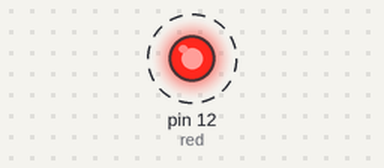
A sketch run on a simulated Arduino Uno, built with avr-gcc and run on an emulated ATmega328P. Parts: output pins drawn as LEDs (lit = HIGH). Dashed ring = blinking.

Above: at 0.05 s.
Timing chart, 0 to 3.0 s (numbered marks = the images above):
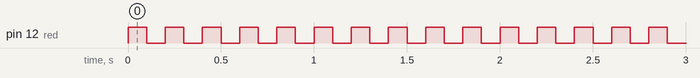

The sketch:

loopLED.ino
```cpp
int red = 12;
int mls = 100;

void setup ()
{
  pinMode(red, OUTPUT);
}

void loop ()
{
 digitalWrite(red, HIGH);
 delay(mls);
 digitalWrite(red, LOW);
 delay(mls);
}
```

Measured:
- by itself, pin 12 (red): alternates HIGH for 0.10 s and LOW for 0.10 s
